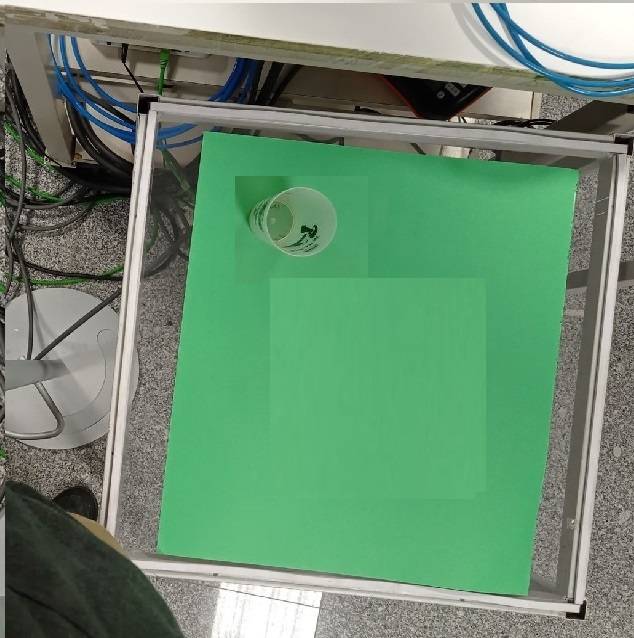
//> input picture Imagens/copo2.jpg, 634 x 638 px
$ ./main   (built with g++ and OpenCV 4)
//> lines starting //> are read from the running program, lines starting //| are printed output that depends on the picture; after the words box and inside, x2 and y2 are one past the last pixel; in counts of white or black regions, pixels touching at a corner belong together
//> further down, frame is the input picture: 638 rows x 634 cols, CV_8UC3; mean B, G, R 113.5, 141.6, 106.5
### Opencv_code/ImageProc.cpp
#include"ImageProc.h"
#include <stdio.h>
#include <stdlib.h>
#include <iostream>
#include <algorithm>
#include <math.h>
#include <deque>
#include <string>

using namespace cv;
using namespace std;

// [34 lines left out: function drawShadedSquare, not called in this run]

Mat find_replace_value(Mat src, uint value, uint replace_with) {

	if (src.empty()) {
		cout << "There is no image!" << endl;
		return src;
	}
	Mat out = Mat(src.rows, src.cols, CV_8UC1, Scalar(0));

	for (uint i = 0; i < src.cols*src.rows*src.channels(); i += src.channels()) {
		if (src.data[i] == value) {
			out.data[i] = replace_with;
		}
		else {
			out.data[i] = src.data[i];
		}
	}
	return out;
}

Mat find_create_with(Mat src, uint value, uint red, uint green, uint blue) {

	if (src.empty()) {
		cout << "There is no image!" << endl;
		return src;
	}
	Mat out = Mat(src.rows, src.cols, CV_8UC3, Scalar(0));
	uint helper = 0;
	for (uint i = 0; i < src.cols * src.rows ; i++) {
		if (src.data[i] == value) {
			out.data[helper] = blue ;
			out.data[helper+1] = green;
			out.data[helper+2] = red;
		}
		else {
			out.data[helper] = 0;
			out.data[helper + 1] = 0;
			out.data[helper + 2] = 0;
		}
		helper += out.channels();
	}
	return out;
}

Mat find_apply_created(Mat src, Mat src_created) {

	if (src.empty() || src_created.empty()) {
		cout << "There is no image!" << endl;
		return src;
	}
	Mat out = Mat(src.rows, src.cols, CV_8UC3, Scalar(0));

	for (uint i = 0; i < src.cols * src.rows * src.channels(); i++) {
		out.data[i] = (src_created.data[i] > 0) ? src_created.data[i] : src.data[i];

	}
	return out;
}


Mat vcpi_gray_negative(Mat src) {

	if (src.empty()) {
		cout << "There is no image!" << endl;
		return src;
	}
	Mat out = Mat(src.rows, src.cols, CV_8UC1, Scalar(0));

	for (uint i = 0; i < src.cols*src.rows*src.channels(); i += src.channels()) {
		out.data[i] = 255 - src.data[i];
	}
	return out;
}

// [71 lines left out: functions vcpi_rgb_negative, vcpi_rgb_remove_red, vcpi_rgb_remove_blue, vcpi_rgb_remove_green, not called in this run]

Mat vcpi_rgb_to_gray(Mat src) {

	if (src.empty()) {
		cout << "There is no image!" << endl;
		return src;
	}

	Mat out = Mat(src.rows, src.cols, CV_8UC1, Scalar(0));

	uint j = 0;
	for (uint i = 0; i < src.cols*src.rows*src.channels(); i += src.channels()) {
		out.data[j] = src.data[i] * 0.114 + src.data[i + 1] * 0.587 + src.data[i + 2] * 0.299;
		j++;
	}

	return out;
}

// [50 lines left out: functions vcpi_rgb_get_R, vcpi_rgb_get_G, vcpi_rgb_get_B, not called in this run]

Mat vcpi_gray_to_binary(Mat src, int Lower_threshold, int Upper_threshold) {

	//check for input image
	if (src.empty()) {
		cout << "There is no image!" << endl;
		return src;
	}
	//check for non-null variable inputs
	int Low_T = Lower_threshold == NULL ? 0 : Lower_threshold;
	int Up_T = Upper_threshold == NULL ? 255 : Upper_threshold;
	Mat out = Mat(src.rows, src.cols, CV_8UC1); //Output Binary Image

	for (uint i = 0; i < src.cols*src.rows; i++) {
		if (src.data[i] >= Low_T && src.data[i] <= Up_T) {
			out.data[i] = 255;
		}
		else {
			out.data[i] = 0;
		}
	}

	return out;
}

Mat VCPI_Segmenta_Cor(Mat src, int Lower_h, int Upper_h, int Lower_s, int Upper_s,
	int Lower_v, int Upper_v) {
//> called with Lower_h = 52, Upper_h = 88, Lower_s = 40, Upper_s = 255, Lower_v = 40, Upper_v = 255

	//check for input image
	if (src.empty()) {
		cout << "There is no image!" << endl;
		return src;
	}
	//check for non-null variable inputs
	int Low_H = Lower_h == NULL ? 0 : Lower_h;
	int Low_S = Lower_s == NULL ? 0 : Lower_s;
	int Low_V = Lower_v == NULL ? 0 : Lower_v;
	int Up_H = Upper_h == NULL ? 255 : Upper_h;
	int Up_S = Upper_s == NULL ? 255 : Upper_s;
	int Up_V = Upper_v == NULL ? 255 : Upper_v;

	//prompt the user of chosen HSV values in case of Null inputs
	//cout << "Parameters H:" << Low_H << ", " << Up_H << ", S: " << Low_S << ", " << Up_S << ", V: " << Low_V << ", " << Up_V << endl;

	Mat im_HSV = Mat(src.rows, src.cols, CV_8UC3); //HSV image variable
	cvtColor(src, im_HSV, CV_BGR2HSV);             //convert RGB to HSV
//> im_HSV: 638 rows x 634 cols, CV_8UC3; mean H, S, V 45.1, 74.9, 144.1

	vector<Mat> HSV_Channels;                      //Vector for HSV channels
	split(im_HSV, HSV_Channels);                   //Split the HSV Image
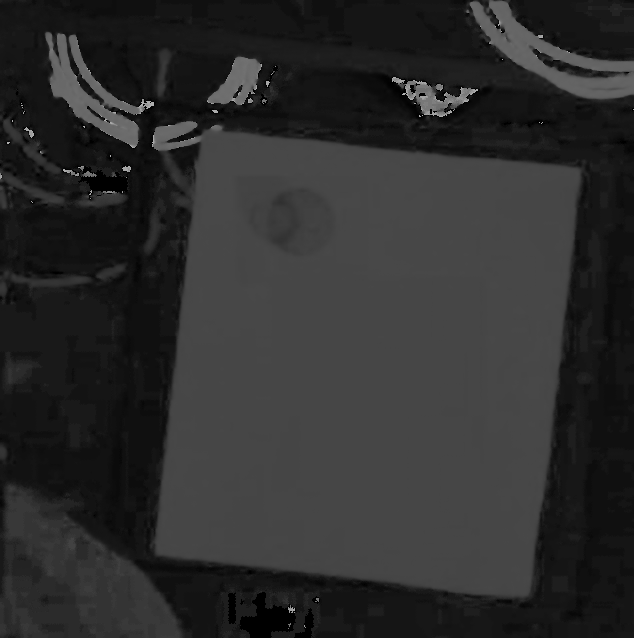
//> HSV_Channels[0]: 638 rows x 634 cols, CV_8UC1; min 0, max 179, mean 45.1
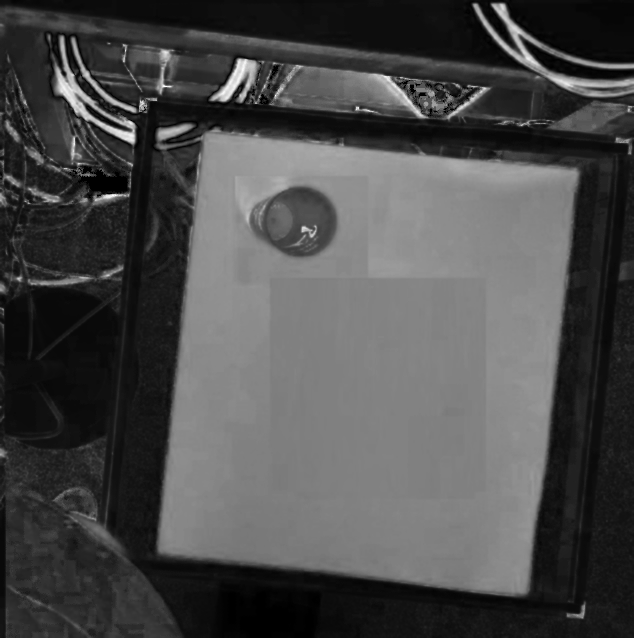
//> HSV_Channels[1]: 638 rows x 634 cols, CV_8UC1; min 0, max 255, mean 74.9
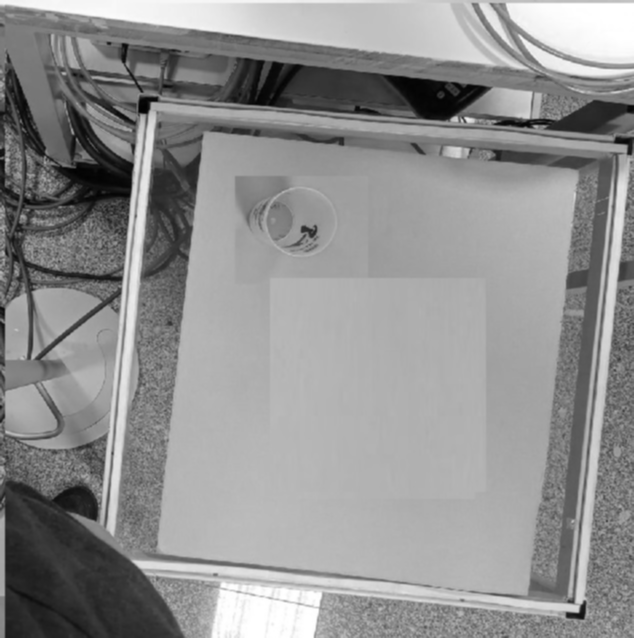
//> HSV_Channels[2]: 638 rows x 634 cols, CV_8UC1; min 2, max 255, mean 144.1

	Mat im_HSV_thresholded = Mat(src.rows, src.cols, CV_8UC1);   //Thresholded HSV Image variable
	im_HSV_thresholded = vcpi_gray_to_binary(HSV_Channels[0], Low_H, Up_H) & vcpi_gray_to_binary(HSV_Channels[1], Low_S, Up_S) & vcpi_gray_to_binary(HSV_Channels[2], Low_V, Up_V); //Threshold
//> after the loop in vcpi_gray_to_binary, `for (uint i = 0; i < src.cols*src.rows; i++)`:
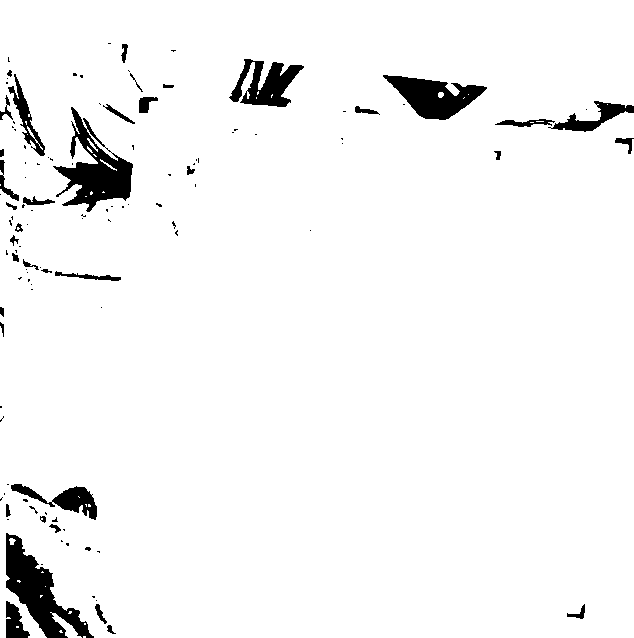
//> out: 638 rows x 634 cols, CV_8UC1; 95.8% white; 117 black regions (79 under 20 px), largest, box (x1, y1, x2, y2) and area: (6, 533, 94, 638) 3432, (53, 107, 133, 212) 3245, (383, 75, 487, 120) 2399
//> call 2 of vcpi_gray_to_binary, with Lower_threshold = 40, Upper_threshold = 255
//> after the loop in vcpi_gray_to_binary (call 2), `for (uint i = 0; i < src.cols*src.rows; i++)`:
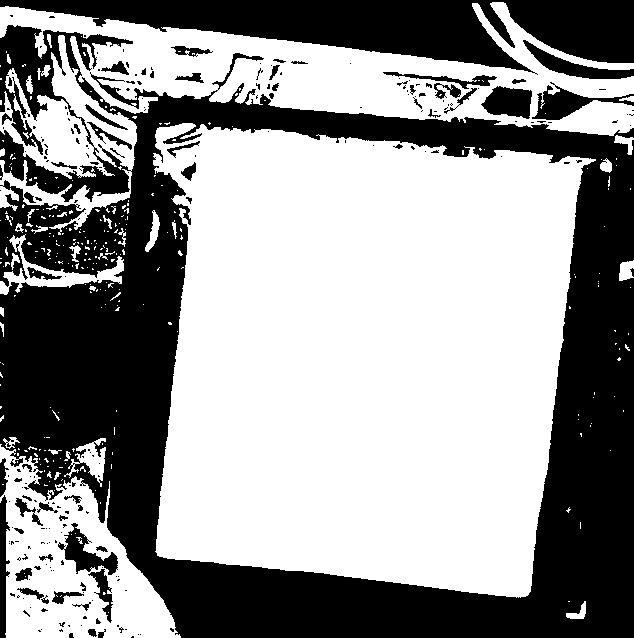
//> out: 638 rows x 634 cols, CV_8UC1; 58.1% white; 227 black regions (165 under 20 px), largest, box (x1, y1, x2, y2) and area: (0, 25, 634, 638) 133120, (0, 0, 634, 75) 24666, (532, 82, 634, 120) 1349
//> call 3 of vcpi_gray_to_binary, with Lower_threshold = 52, Upper_threshold = 88
//> after the loop in vcpi_gray_to_binary (call 3), `for (uint i = 0; i < src.cols*src.rows; i++)`:
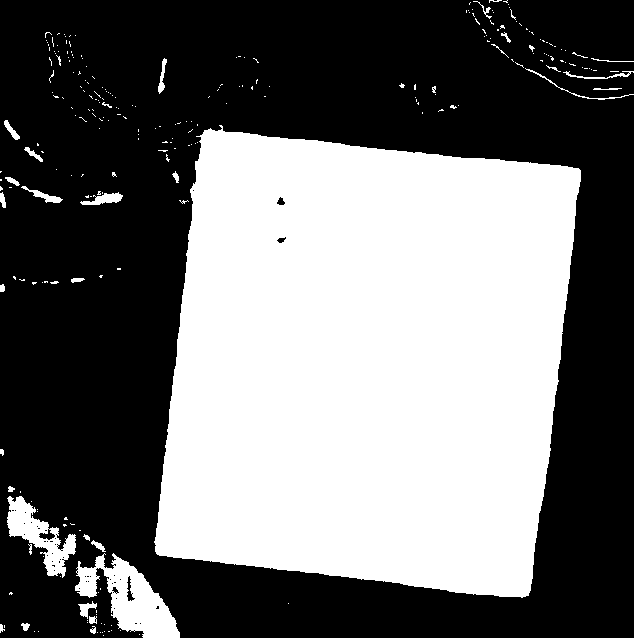
//> out: 638 rows x 634 cols, CV_8UC1; 42.9% white; 256 white regions (220 under 20 px), largest, box (x1, y1, x2, y2) and area: (154, 125, 581, 598) 164298, (75, 553, 180, 638) 4057, (7, 496, 76, 578) 2189
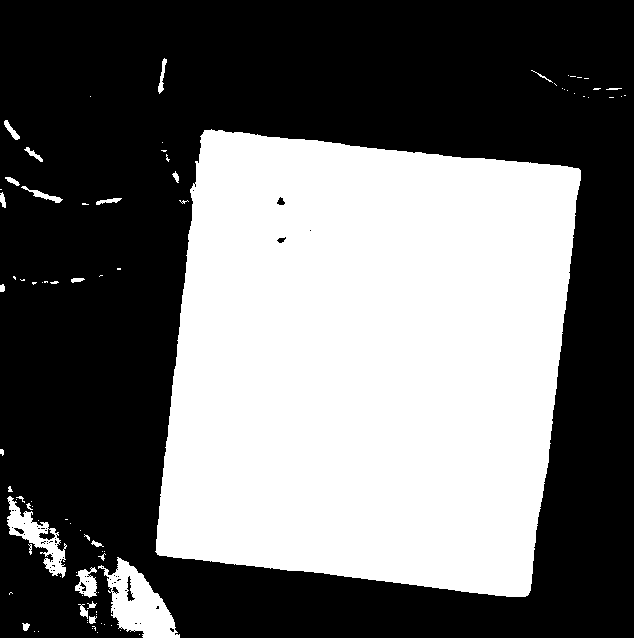
//> im_HSV_thresholded: 638 rows x 634 cols, CV_8UC1; 42.2% white; 86 white regions (59 under 20 px), largest, box (x1, y1, x2, y2) and area: (155, 129, 581, 597) 163869, (98, 557, 180, 638) 3203, (7, 496, 67, 578) 1571

	Mat out = Mat(src.rows, src.cols, CV_8UC3);                  //RGB output Image

	//Mask the Threshold result with the input RGB IMage
	uint j = 0;
	for (uint i = 0; i < src.cols*src.rows*src.channels(); i += src.channels()) {
		out.data[i] = src.data[i] & im_HSV_thresholded.data[j];           //B
		out.data[i + 1] = src.data[i + 1] & im_HSV_thresholded.data[j];   //G
		out.data[i + 2] = src.data[i + 2] & im_HSV_thresholded.data[j];   //R
		j++;
	}
//> out: 638 rows x 634 cols, CV_8UC3
//> (the rest of the program and of its run is left out)
